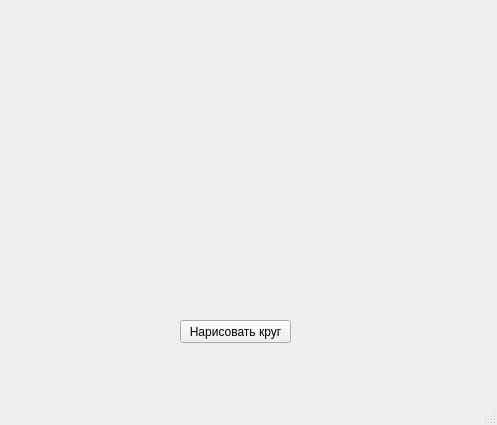
<?xml version="1.0" encoding="UTF-8"?>
<ui version="4.0">
 <class>MainWindow</class>
 <widget class="QMainWindow" name="MainWindow">
  <property name="geometry">
   <rect>
    <x>0</x>
    <y>0</y>
    <width>497</width>
    <height>425</height>
   </rect>
  </property>
  <property name="windowTitle">
   <string>MainWindow</string>
  </property>
  <widget class="QWidget" name="centralwidget">
   <widget class="QPushButton" name="pushButton">
    <property name="geometry">
     <rect>
      <x>180</x>
      <y>320</y>
      <width>111</width>
      <height>23</height>
     </rect>
    </property>
    <property name="text">
     <string>Нарисовать круг</string>
    </property>
   </widget>
  </widget>
  <widget class="QMenuBar" name="menubar">
   <property name="geometry">
    <rect>
     <x>0</x>
     <y>0</y>
     <width>497</width>
     <height>21</height>
    </rect>
   </property>
  </widget>
  <widget class="QStatusBar" name="statusbar"/>
 </widget>
 <resources/>
 <connections/>
</ui>
